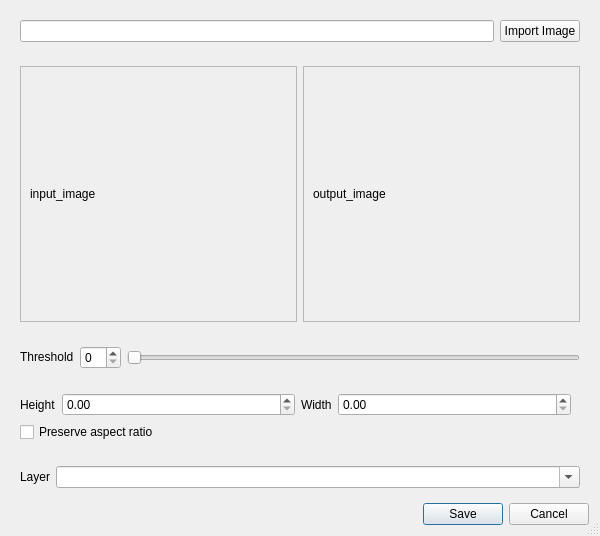
<?xml version="1.0" encoding="UTF-8"?>
<ui version="4.0">
 <class>Dialog</class>
 <widget class="QDialog" name="Dialog">
  <property name="geometry">
   <rect>
    <x>0</x>
    <y>0</y>
    <width>600</width>
    <height>536</height>
   </rect>
  </property>
  <property name="sizePolicy">
   <sizepolicy hsizetype="Preferred" vsizetype="Preferred">
    <horstretch>1</horstretch>
    <verstretch>1</verstretch>
   </sizepolicy>
  </property>
  <property name="acceptDrops">
   <bool>true</bool>
  </property>
  <property name="windowTitle">
   <string>Chip Art Generator</string>
  </property>
  <property name="sizeGripEnabled">
   <bool>true</bool>
  </property>
  <layout class="QVBoxLayout" name="verticalLayout">
   <item>
    <widget class="QWidget" name="import_image_widget" native="true">
     <layout class="QHBoxLayout" name="horizontalLayout_4">
      <item>
       <widget class="QLineEdit" name="import_image_text">
        <property name="sizePolicy">
         <sizepolicy hsizetype="MinimumExpanding" vsizetype="Fixed">
          <horstretch>0</horstretch>
          <verstretch>0</verstretch>
         </sizepolicy>
        </property>
        <property name="dragEnabled">
         <bool>true</bool>
        </property>
       </widget>
      </item>
      <item>
       <widget class="QPushButton" name="import_image_button">
        <property name="text">
         <string>Import Image</string>
        </property>
       </widget>
      </item>
     </layout>
    </widget>
   </item>
   <item>
    <widget class="QWidget" name="image_widget" native="true">
     <layout class="QHBoxLayout" name="horizontalLayout_2">
      <item>
       <widget class="QScrollArea" name="input_image_viewer">
        <property name="widgetResizable">
         <bool>true</bool>
        </property>
        <widget class="QWidget" name="input_image_scroll_area">
         <property name="geometry">
          <rect>
           <x>0</x>
           <y>0</y>
           <width>277</width>
           <height>240</height>
          </rect>
         </property>
         <layout class="QHBoxLayout" name="horizontalLayout">
          <item>
           <widget class="QLabel" name="input_image_label">
            <property name="text">
             <string>input_image</string>
            </property>
           </widget>
          </item>
         </layout>
        </widget>
       </widget>
      </item>
      <item>
       <widget class="QScrollArea" name="output_image_viewer">
        <property name="widgetResizable">
         <bool>true</bool>
        </property>
        <widget class="QWidget" name="output_image_scroll_area">
         <property name="geometry">
          <rect>
           <x>0</x>
           <y>0</y>
           <width>277</width>
           <height>240</height>
          </rect>
         </property>
         <property name="sizePolicy">
          <sizepolicy hsizetype="Preferred" vsizetype="Preferred">
           <horstretch>1</horstretch>
           <verstretch>1</verstretch>
          </sizepolicy>
         </property>
         <layout class="QGridLayout" name="gridLayout_3">
          <item row="0" column="0">
           <widget class="QLabel" name="output_image_label">
            <property name="text">
             <string>output_image</string>
            </property>
           </widget>
          </item>
         </layout>
        </widget>
       </widget>
      </item>
     </layout>
    </widget>
   </item>
   <item>
    <widget class="QWidget" name="threshold_widget" native="true">
     <layout class="QHBoxLayout" name="horizontalLayout_5">
      <item>
       <widget class="QLabel" name="threshold_label">
        <property name="maximumSize">
         <size>
          <width>16777215</width>
          <height>20</height>
         </size>
        </property>
        <property name="text">
         <string>Threshold</string>
        </property>
       </widget>
      </item>
      <item>
       <widget class="QSpinBox" name="threshold_spin"/>
      </item>
      <item>
       <widget class="QSlider" name="threshold_slider">
        <property name="orientation">
         <enum>Qt::Horizontal</enum>
        </property>
       </widget>
      </item>
     </layout>
    </widget>
   </item>
   <item>
    <widget class="QWidget" name="output_widget" native="true">
     <property name="enabled">
      <bool>true</bool>
     </property>
     <layout class="QVBoxLayout" name="verticalLayout_5">
      <property name="leftMargin">
       <number>0</number>
      </property>
      <item>
       <widget class="QWidget" name="dimensions_widget" native="true">
        <layout class="QHBoxLayout" name="horizontalLayout_3">
         <property name="topMargin">
          <number>0</number>
         </property>
         <property name="bottomMargin">
          <number>0</number>
         </property>
         <item>
          <widget class="QLabel" name="label">
           <property name="sizePolicy">
            <sizepolicy hsizetype="Fixed" vsizetype="Preferred">
             <horstretch>0</horstretch>
             <verstretch>0</verstretch>
            </sizepolicy>
           </property>
           <property name="text">
            <string>Height</string>
           </property>
          </widget>
         </item>
         <item>
          <widget class="QDoubleSpinBox" name="doubleSpinBox_2"/>
         </item>
         <item>
          <widget class="QLabel" name="label_2">
           <property name="sizePolicy">
            <sizepolicy hsizetype="Fixed" vsizetype="Preferred">
             <horstretch>0</horstretch>
             <verstretch>0</verstretch>
            </sizepolicy>
           </property>
           <property name="text">
            <string>Width</string>
           </property>
          </widget>
         </item>
         <item>
          <widget class="QDoubleSpinBox" name="doubleSpinBox"/>
         </item>
        </layout>
       </widget>
      </item>
      <item>
       <widget class="QWidget" name="aspect_ratio_widget" native="true">
        <layout class="QVBoxLayout" name="verticalLayout_3">
         <property name="topMargin">
          <number>0</number>
         </property>
         <property name="bottomMargin">
          <number>0</number>
         </property>
         <item>
          <widget class="QCheckBox" name="checkBox">
           <property name="text">
            <string>Preserve aspect ratio</string>
           </property>
          </widget>
         </item>
        </layout>
       </widget>
      </item>
     </layout>
    </widget>
   </item>
   <item>
    <widget class="QWidget" name="layer_widget" native="true">
     <layout class="QHBoxLayout" name="horizontalLayout_6">
      <item>
       <widget class="QLabel" name="layer_label">
        <property name="sizePolicy">
         <sizepolicy hsizetype="Fixed" vsizetype="Preferred">
          <horstretch>0</horstretch>
          <verstretch>0</verstretch>
         </sizepolicy>
        </property>
        <property name="text">
         <string>Layer</string>
        </property>
       </widget>
      </item>
      <item>
       <widget class="QComboBox" name="layer_drop_down">
        <property name="editable">
         <bool>true</bool>
        </property>
       </widget>
      </item>
     </layout>
    </widget>
   </item>
   <item>
    <widget class="QDialogButtonBox" name="system_buttons">
     <property name="acceptDrops">
      <bool>false</bool>
     </property>
     <property name="orientation">
      <enum>Qt::Horizontal</enum>
     </property>
     <property name="standardButtons">
      <set>QDialogButtonBox::Cancel|QDialogButtonBox::Save</set>
     </property>
     <property name="centerButtons">
      <bool>false</bool>
     </property>
    </widget>
   </item>
  </layout>
 </widget>
 <resources/>
 <connections>
  <connection>
   <sender>system_buttons</sender>
   <signal>accepted()</signal>
   <receiver>Dialog</receiver>
   <slot>accept()</slot>
   <hints>
    <hint type="sourcelabel">
     <x>248</x>
     <y>254</y>
    </hint>
    <hint type="destinationlabel">
     <x>157</x>
     <y>274</y>
    </hint>
   </hints>
  </connection>
  <connection>
   <sender>system_buttons</sender>
   <signal>rejected()</signal>
   <receiver>Dialog</receiver>
   <slot>reject()</slot>
   <hints>
    <hint type="sourcelabel">
     <x>316</x>
     <y>260</y>
    </hint>
    <hint type="destinationlabel">
     <x>286</x>
     <y>274</y>
    </hint>
   </hints>
  </connection>
 </connections>
</ui>
